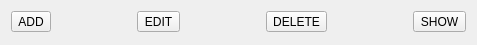
<?xml version="1.0" encoding="UTF-8"?>
<ui version="4.0">
 <class>MainWindow</class>
 <widget class="QMainWindow" name="MainWindow">
  <property name="windowModality">
   <enum>Qt::WindowModal</enum>
  </property>
  <property name="geometry">
   <rect>
    <x>0</x>
    <y>0</y>
    <width>355</width>
    <height>45</height>
   </rect>
  </property>
  <property name="sizePolicy">
   <sizepolicy hsizetype="Fixed" vsizetype="Fixed">
    <horstretch>0</horstretch>
    <verstretch>0</verstretch>
   </sizepolicy>
  </property>
  <property name="maximumSize">
   <size>
    <width>520</width>
    <height>45</height>
   </size>
  </property>
  <property name="windowTitle">
   <string/>
  </property>
  <widget class="QWidget" name="centralWidget">
   <property name="sizePolicy">
    <sizepolicy hsizetype="Preferred" vsizetype="Preferred">
     <horstretch>0</horstretch>
     <verstretch>0</verstretch>
    </sizepolicy>
   </property>
   <layout class="QHBoxLayout" name="horizontalLayout">
    <property name="sizeConstraint">
     <enum>QLayout::SetFixedSize</enum>
    </property>
    <item>
     <widget class="QToolButton" name="addBut">
      <property name="contextMenuPolicy">
       <enum>Qt::CustomContextMenu</enum>
      </property>
      <property name="text">
       <string>ADD</string>
      </property>
      <property name="popupMode">
       <enum>QToolButton::DelayedPopup</enum>
      </property>
     </widget>
    </item>
    <item>
     <spacer name="horizontalSpacer_2">
      <property name="orientation">
       <enum>Qt::Horizontal</enum>
      </property>
      <property name="sizeHint" stdset="0">
       <size>
        <width>40</width>
        <height>20</height>
       </size>
      </property>
     </spacer>
    </item>
    <item>
     <spacer name="horizontalSpacer">
      <property name="orientation">
       <enum>Qt::Horizontal</enum>
      </property>
      <property name="sizeHint" stdset="0">
       <size>
        <width>40</width>
        <height>20</height>
       </size>
      </property>
     </spacer>
    </item>
    <item>
     <widget class="QToolButton" name="editBut">
      <property name="contextMenuPolicy">
       <enum>Qt::CustomContextMenu</enum>
      </property>
      <property name="text">
       <string>EDIT</string>
      </property>
     </widget>
    </item>
    <item>
     <spacer name="horizontalSpacer_4">
      <property name="orientation">
       <enum>Qt::Horizontal</enum>
      </property>
      <property name="sizeHint" stdset="0">
       <size>
        <width>40</width>
        <height>20</height>
       </size>
      </property>
     </spacer>
    </item>
    <item>
     <spacer name="horizontalSpacer_3">
      <property name="orientation">
       <enum>Qt::Horizontal</enum>
      </property>
      <property name="sizeHint" stdset="0">
       <size>
        <width>40</width>
        <height>20</height>
       </size>
      </property>
     </spacer>
    </item>
    <item>
     <widget class="QToolButton" name="delBut">
      <property name="contextMenuPolicy">
       <enum>Qt::CustomContextMenu</enum>
      </property>
      <property name="text">
       <string>DELETE</string>
      </property>
     </widget>
    </item>
    <item>
     <spacer name="horizontalSpacer_6">
      <property name="orientation">
       <enum>Qt::Horizontal</enum>
      </property>
      <property name="sizeHint" stdset="0">
       <size>
        <width>40</width>
        <height>20</height>
       </size>
      </property>
     </spacer>
    </item>
    <item>
     <spacer name="horizontalSpacer_5">
      <property name="orientation">
       <enum>Qt::Horizontal</enum>
      </property>
      <property name="sizeHint" stdset="0">
       <size>
        <width>40</width>
        <height>20</height>
       </size>
      </property>
     </spacer>
    </item>
    <item>
     <widget class="QToolButton" name="showBut">
      <property name="contextMenuPolicy">
       <enum>Qt::CustomContextMenu</enum>
      </property>
      <property name="text">
       <string>SHOW</string>
      </property>
     </widget>
    </item>
   </layout>
  </widget>
  <action name="showMemberList">
   <property name="text">
    <string>Member list</string>
   </property>
   <property name="toolTip">
    <string>Member list</string>
   </property>
  </action>
  <action name="showChoirRating">
   <property name="text">
    <string>Choir rating</string>
   </property>
   <property name="toolTip">
    <string>Choir rating</string>
   </property>
  </action>
  <action name="showChoirMembers">
   <property name="text">
    <string>Choir members</string>
   </property>
   <property name="toolTip">
    <string>Choir members</string>
   </property>
  </action>
  <action name="addChoir">
   <property name="text">
    <string>Choir</string>
   </property>
   <property name="toolTip">
    <string>Choir</string>
   </property>
  </action>
  <action name="addMember">
   <property name="text">
    <string>Member</string>
   </property>
   <property name="toolTip">
    <string>Member</string>
   </property>
  </action>
  <action name="showChoirs">
   <property name="text">
    <string>Choirs</string>
   </property>
   <property name="toolTip">
    <string>Choirs</string>
   </property>
  </action>
  <action name="showTopMember">
   <property name="text">
    <string>Top member</string>
   </property>
   <property name="toolTip">
    <string>Top member</string>
   </property>
  </action>
  <action name="showTopChoir">
   <property name="text">
    <string>Top choir</string>
   </property>
   <property name="toolTip">
    <string>Top choir</string>
   </property>
  </action>
  <action name="showMemberRating">
   <property name="text">
    <string>Member rating</string>
   </property>
   <property name="toolTip">
    <string>Member rating</string>
   </property>
  </action>
  <action name="showLoserChoir">
   <property name="text">
    <string>Loser choir</string>
   </property>
  </action>
  <action name="showLoserMember">
   <property name="text">
    <string>Loser Member</string>
   </property>
   <property name="toolTip">
    <string>Loser Member</string>
   </property>
  </action>
 </widget>
 <layoutdefault spacing="6" margin="11"/>
 <resources/>
 <connections/>
</ui>
